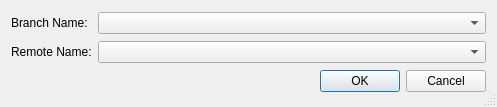
<?xml version="1.0" encoding="UTF-8"?>
<ui version="4.0">
 <class>GitBranchPushDialog</class>
 <widget class="QDialog" name="GitBranchPushDialog">
  <property name="geometry">
   <rect>
    <x>0</x>
    <y>0</y>
    <width>497</width>
    <height>107</height>
   </rect>
  </property>
  <property name="windowTitle">
   <string>Git Push Branch</string>
  </property>
  <property name="sizeGripEnabled">
   <bool>true</bool>
  </property>
  <layout class="QGridLayout" name="gridLayout">
   <item row="0" column="0">
    <widget class="QLabel" name="label">
     <property name="text">
      <string>Branch Name:</string>
     </property>
    </widget>
   </item>
   <item row="0" column="1">
    <widget class="QComboBox" name="branchComboBox">
     <property name="sizePolicy">
      <sizepolicy hsizetype="Expanding" vsizetype="Fixed">
       <horstretch>0</horstretch>
       <verstretch>0</verstretch>
      </sizepolicy>
     </property>
     <property name="toolTip">
      <string>Select the branch</string>
     </property>
    </widget>
   </item>
   <item row="1" column="0">
    <widget class="QLabel" name="label_2">
     <property name="text">
      <string>Remote Name:</string>
     </property>
    </widget>
   </item>
   <item row="1" column="1">
    <widget class="QComboBox" name="remoteComboBox">
     <property name="sizePolicy">
      <sizepolicy hsizetype="Expanding" vsizetype="Fixed">
       <horstretch>0</horstretch>
       <verstretch>0</verstretch>
      </sizepolicy>
     </property>
     <property name="toolTip">
      <string>Select the remote repository</string>
     </property>
    </widget>
   </item>
   <item row="2" column="0" colspan="2">
    <widget class="QDialogButtonBox" name="buttonBox">
     <property name="orientation">
      <enum>Qt::Horizontal</enum>
     </property>
     <property name="standardButtons">
      <set>QDialogButtonBox::Cancel|QDialogButtonBox::Ok</set>
     </property>
    </widget>
   </item>
  </layout>
 </widget>
 <tabstops>
  <tabstop>branchComboBox</tabstop>
  <tabstop>remoteComboBox</tabstop>
 </tabstops>
 <resources/>
 <connections>
  <connection>
   <sender>buttonBox</sender>
   <signal>accepted()</signal>
   <receiver>GitBranchPushDialog</receiver>
   <slot>accept()</slot>
   <hints>
    <hint type="sourcelabel">
     <x>248</x>
     <y>254</y>
    </hint>
    <hint type="destinationlabel">
     <x>157</x>
     <y>274</y>
    </hint>
   </hints>
  </connection>
  <connection>
   <sender>buttonBox</sender>
   <signal>rejected()</signal>
   <receiver>GitBranchPushDialog</receiver>
   <slot>reject()</slot>
   <hints>
    <hint type="sourcelabel">
     <x>316</x>
     <y>260</y>
    </hint>
    <hint type="destinationlabel">
     <x>286</x>
     <y>274</y>
    </hint>
   </hints>
  </connection>
 </connections>
</ui>
